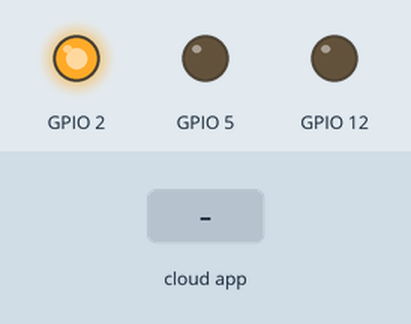
Bench run of a sketch on a simulated ESP8266 (NodeMCU). Parts: output pins drawn as LEDs (lit = HIGH, except the on-board LED, lit = LOW). Inputs (shaded band) come from the test bench.

Above: at 4.8 s.
4.9 s: the phone or cloud app sets led to 0
At 6.08 s:
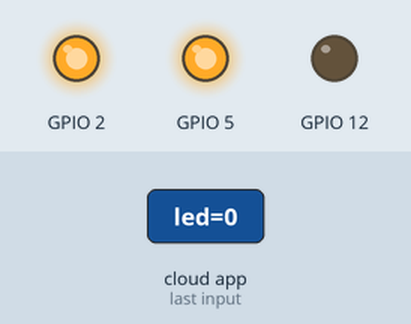
Timing chart, 0 to 7.9 s (numbered marks = the images above; inputs shaded):
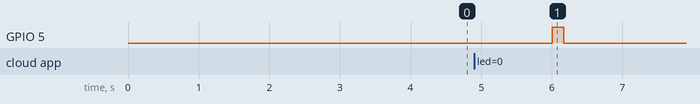

Measured:
- after the input at 4.9 s, GPIO 5: LOW → HIGH after 1.1 s, → LOW 0.17 s later

The sketch:

ifttt-tv-remote.ino
```cpp
#include <SPI.h>
#include <ESP8266WiFi.h>
#include <ThingerWifi.h>

#define USERNAME ""
#define DEVICE_ID ""
#define DEVICE_CREDENTIAL ""
#include <IRremoteESP8266.h>

// The pins on my board have different labels
// than the official Arduino pins:
//D0   = 16;
//D1   = 5;
//D2   = 4;
//D3   = 0;
//D4   = 2;
//D5   = 14;
//D6   = 12;
//D7   = 13;
//D8   = 15;
//RX   = 3;
//TX   = 1;

IRsend irsend(12); //an IR led is connected to the pin
unsigned long startTime = 0;
// IR Remote Codes
#define CODE_ON       0x2FD48B7
#define CODE_CH_NEXT  0x2FDD827
#define CODE_CH_PREV  0x2FDF807

#define CODE_VOL_UP   0x2FD58A7
#define CODE_VOL_DOWN 0x2FD7887
#define CODE_SOURCE_CHANGE 0x2FDF00F

// Wifi SSID and Pass
#define SSID ""
#define SSID_PASSWORD ""

// Connect to Thinger.io
ThingerWifi thing(USERNAME, DEVICE_ID, DEVICE_CREDENTIAL);

void setup() {

  // If we want to use the built in status LED
  pinMode(BUILTIN_LED, OUTPUT);

  // IR LED
  pinMode(5, OUTPUT);
  pinMode(12, OUTPUT);
  digitalWrite(5, LOW);
  irsend.begin();
  thing.add_wifi(SSID, SSID_PASSWORD);

  // If thinger.io response is 'led', send the Power On command to my TV
  thing["led"] << [](pson& in){
    digitalWrite(5, HIGH);
    delay(100);
    irsend.sendNEC(CODE_ON, 32);
    digitalWrite(5, LOW);
  };

}

void loop() {
 // Every two seconds, check the API for a command
 unsigned long loopTime = millis() - startTime;
 if (loopTime > 2000) //If time is over 2000 millis, set the startTime to millis so the loop time will be reset to zero
 {
    thing.handle();
    startTime = millis();
 }
}
```
